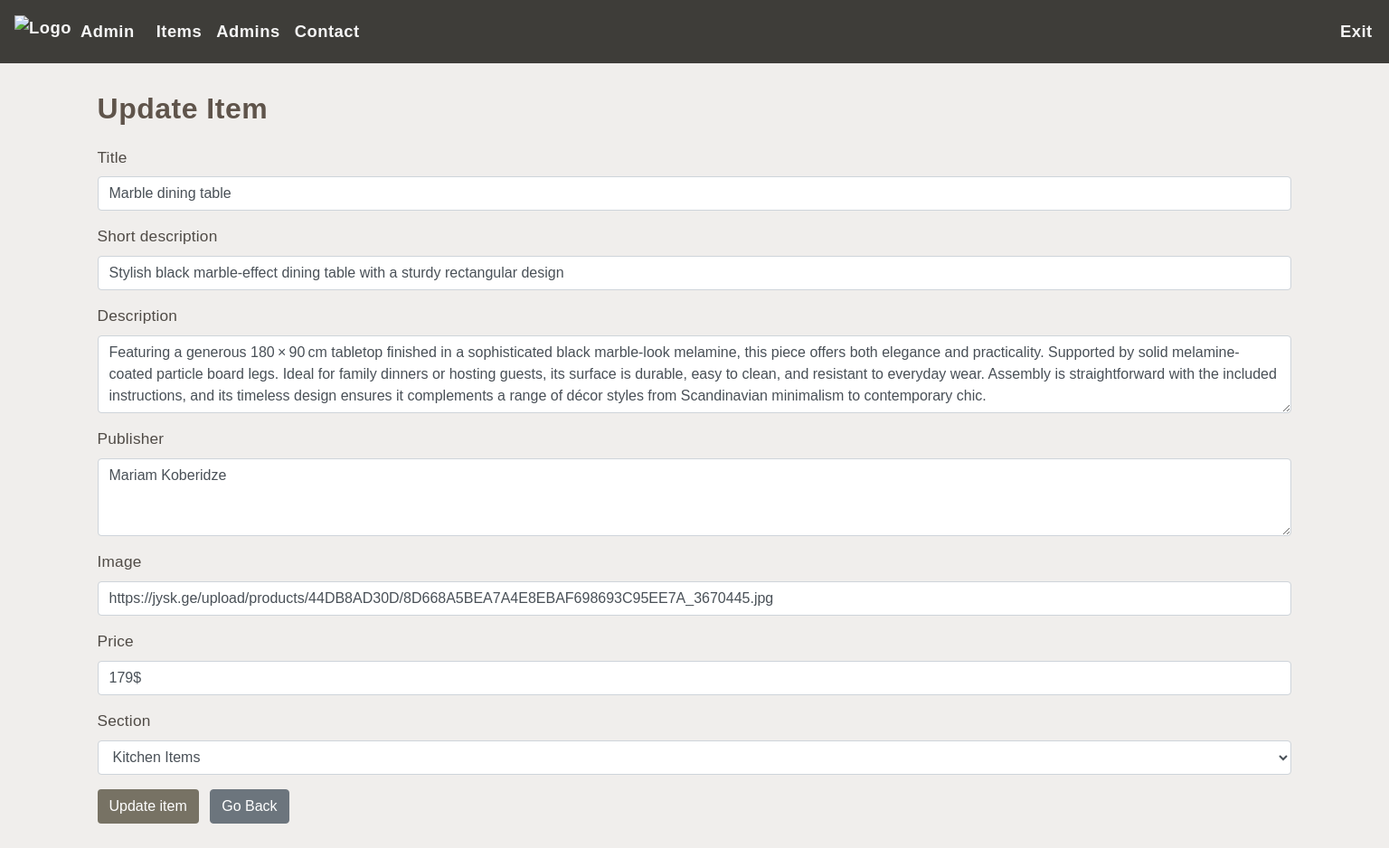
/admin/update_item/9, run on the app's committed database.
### tables this page shows
CREATE TABLE posts (
                id INTEGER PRIMARY KEY AUTOINCREMENT,
                title TEXT NOT NULL,
                description TEXT NOT NULL,
                publisher TEXT NOT NULL
            , short_description TEXT, photo_url TEXT, price TEXT, section TEXT);

### main.py (the view, shortened to what this page needs)
@app.route('/admin/update_item/<int:id>', methods=['GET', 'POST'])
def update_item(id):
    posts = []
    conn = sqlite3.connect('HomeQuest.db')
    conn.row_factory = sqlite3.Row
    sections = [
        "All", "Lights", "Bedroom Items", "Kitchen Items", "Decorations", "Living Room", "Bathroom", "Office", "Outdoor", "Other"
    ]
    if request.method == 'GET':
        c = conn.cursor()
        c.execute(''' SELECT * FROM posts WHERE id = ? ''', (id,))
        rows = c.fetchall()
        conn.close()
        for row in rows:
            posts.append(
                {'id': row['id'], 'title': row['title'], 'description': row['description'], 'publisher': row['publisher'], 'short_description': row['short_description'], 'photo_url': row['photo_url'], 'price': row['price'], 'section': row['section']}
            )
        return render_template('update_item.html', post=posts[0], sections=sections)

### templates/update_item.html (shortened to what this page needs)
<!doctype html>
<html lang="en">
<head>
    <link rel="stylesheet" href="https://cdn.jsdelivr.net/npm/bootstrap@4.4.1/dist/css/bootstrap.min.css"
>
</head>
<body>
{% include 'admin_header.html' %}
<div class="main-box">
    <h3 class="main-title">Update Item</h3>
    <form action="{{ url_for('update_item', id=post['id']) }}" method="POST">
        <div class="form-group">
            <label for="title">Title</label>
            <input type="text" class="form-control" id="title" name="title" value="{{ post['title'] }}" required>
        </div>
        <div class="form-group">
            <label for="short_description">Short description</label>
            <input type="text" class="form-control" id="short_description" name="short_description" value="{{ post['short_description'] }}" required>
        </div>
        <div class="form-group">
            <label for="description">Description</label>
            <textarea class="form-control" id="description" name="description" rows="3" required>{{ post['description'] }}</textarea>
        </div>
        <div class="form-group">
            <label for="publisher">Publisher</label>
            <textarea class="form-control" id="publisher" name="publisher" rows="3" required>{{ post['publisher'] }}</textarea>
        </div>
        <div class="form-group">
            <label for="photo_url">Image</label>
            <input type="text" class="form-control" id="photo_url" name="photo_url" value="{{ post['photo_url'] }}">
        </div>
        <div class="form-group">
            <label for="price">Price</label>
            <input type="text" class="form-control" id="price" name="price" value="{{ post.price }}" required>
        </div>
        <div class="form-group">
            <label for="section">Section</label>
            <select class="form-control" id="section" name="section" required>
                {% for sec in sections %}
                    <option value="{{ sec }}" {% if post.section == sec %}selected{% endif %}>{{ sec }}</option>
                {% endfor %}
            </select>
        </div>
        <button type="submit" class="btn btn-custom-brown">Update item</button>
        <a href="{{ url_for('create_items') }}" class="btn btn-secondary ml-2">Go Back</a>
    </form>
</div>
<br>
<br>
<br>
<br>
<br>
<br>
<br>
<br>
<br>
<br>
<br>
<br>
<br>
<br>
<br>
</body>
</html>

### templates/update_item.html (style rules this page uses)
body { background: #f0eeec; font-family: "poppins", sans-serif; min-height: 100vh; }
.main-box { width: 86%; margin-left: 7%; margin-top: 2%; }
.main-title { color: #5f544b; font-weight: bold; font-size: 2rem; letter-spacing: 0.5px; margin-bottom: 0.7em; }
.form-group label { color: #504b46; font-weight: 500; font-size: 1.08rem; letter-spacing: 0.2px; }
.btn-custom-brown { background-color: #777264; color: white; transition: background 0.2s, box-shadow 0.2s; }

### data on the page
posts: title "Marble dining table", short_description "Stylish black marble-effect dining table with a sturdy rectangular design", description "Featuring a generous 180 × 90 cm tabletop finished in a sophisticated black marble-look melamine, this piece offers both elegance and practicality. Supported by solid melamine-coated particle board legs. Ideal for family dinners or hosting guests, its surface is durable, easy to clean, and resistant to everyday wear. Assembly is straightforward with the included instructions, and its timeless design ensures it complements a range of décor styles from Scandinavian minimalism to contemporary chic.", publisher "Mariam Koberidze", photo_url "https://jysk.ge/upload/products/44DB8AD30D/8D668A5BEA7A4E8EBAF698693C95EE7A_3670445.jpg", price "179$", section "Kitchen Items"
